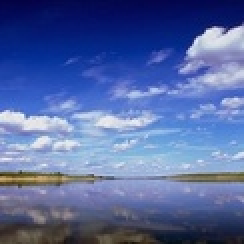
#> input picture Group02_Assignment1/Classification/neural_net/Group02/Classification/Image_Group02/test/coast/sun_abccpuctijrowssc.jpg, 122 x 122 px, shrunk from 256 x 256 before the run (shown 2 times larger); its folder holds 4 pictures in this run
$ jupyter execute --allow-errors Bag.ipynb
#> lines starting #> are read from the running program, lines starting #| are printed output that depends on the picture
[cell 1]
import numpy as np
import cv2
Thresh = 1000000
import random
import os
i1 = 1
sizeofBOVW = 32
Epochs = 100
def build_hist(data):
    arr = [0]*8
    for i in data:
        arr[i//32] += 1
    return arr

def Build_hist_for_patch(img_data,row,column):
    red = []
    green = []
    blue = []
    for i in range(row,row+32):
        for j in range(column,column+32):
            red.append(img_data[i][j][0])
            green.append(img_data[i][j][1])
            blue.append(img_data[i][j][2])
    hist = build_hist(red)+build_hist(green)+build_hist(blue)
    return np.array(hist)


def img_feature_extraction(img_data):
    img = []
    for row in range(0,len(img_data),32):
        for col in range(0,len(img_data[0]),32):
            img.append(Build_hist_for_patch(img_data,row,col))
    return img

def BOVW(data):
    BOVWDATA = [np.zeros(32) for i in range(len(data))]
    for i in range(len(data)):
        for j in range(len(data[i])):
            BOVWDATA[i][data[i][j]] += 1
        BOVWDATA[i] /= len(data[i])
    return BOVWDATA

def ExtractFeatureVector(img_data,clusterPoints):
    img_data = cv2.copyMakeBorder(img_data, 0,(32-len(img_data)%32)%32 , 0, (32-len(img_data[0])%32)%32, cv2.BORDER_REFLECT)
    img_data = img_feature_extraction(img_data)
    FeatureVector = np.zeros(32)
    for i in range(len(img_data)):
        FeatureVector[np.argmin([sum((img_data[i]-clusterPoints[k])**2) for k in range(len(clusterPoints))])] += 1
    FeatureVector /= len(img_data)
    return FeatureVector

def KmeansClustering(data,prevclasses,clusterPoints):
    classes = [[-1]*len(data[i]) for i in range(len(data))]
    updateCount = 0
    DistMeas = 0
    SumNewClusterPoints = [np.zeros(24) for i in range(32)]
    CountNewClusterPoints = [0]*32
    for i in range(len(data)):
        for j in range(len(data[i])):
            classes[i][j] = np.argmin([sum((data[i][j]-clusterPoints[k])**2) for k in range(len(clusterPoints))])
            if classes[i][j] != prevclasses[i][j]:
                updateCount += 1
            DistMeas += sum((data[i][j] - clusterPoints[classes[i][j]])**2)
            CountNewClusterPoints[classes[i][j]] += 1
            SumNewClusterPoints[classes[i][j]] += data[i][j]
    NewClusterPoints = [SumNewClusterPoints[i]/CountNewClusterPoints[i] if CountNewClusterPoints[i]!=0 else np.zeros(24) for i in range(32)]
    print(DistMeas)
    global Epochs
    Epochs -= 1
    if updateCount == 0 or Epochs == 0:
        return (NewClusterPoints,BOVW(classes))
    else:
        return KmeansClustering(data,classes,NewClusterPoints)

p_dir = "./Group02/Classification/Image_Group02/test"
coast = os.path.join(p_dir,"coast")
industrial_area = os.path.join(p_dir,"industrial_area")
pagoda = os.path.join(p_dir,"pagoda")
data = []
TrainClasses = []
for i in os.listdir(coast):
    img_data = cv2.imread(os.path.join(coast,i))
#> img_data is the input picture: shape (122, 122, 3); mean B, G, R 160.3, 104.2, 85.2
    img_data = cv2.copyMakeBorder(img_data, 0,(32-len(img_data)%32)%32 , 0, (32-len(img_data[0])%32)%32, cv2.BORDER_REFLECT)
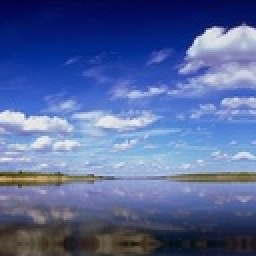
#> img_data: shape (128, 128, 3) (shown 2 times larger); mean B, G, R 155.5, 102.4, 84.5
    img_data = img_feature_extraction(img_data)
#> the loop in img_feature_extraction, `for row in range(0,len(img_data),32):` made 4 passes
#> row on passes 2 to 4: 32, 64, 96
#> after the loop in img_feature_extraction, `for row in range(0,len(img_data),32):`: img = 16 items
#> img_data = 16 items
    data.append(img_data)
    TrainClasses.append(0)
#> pass 2 of the loop `for i in os.listdir(coast):`:
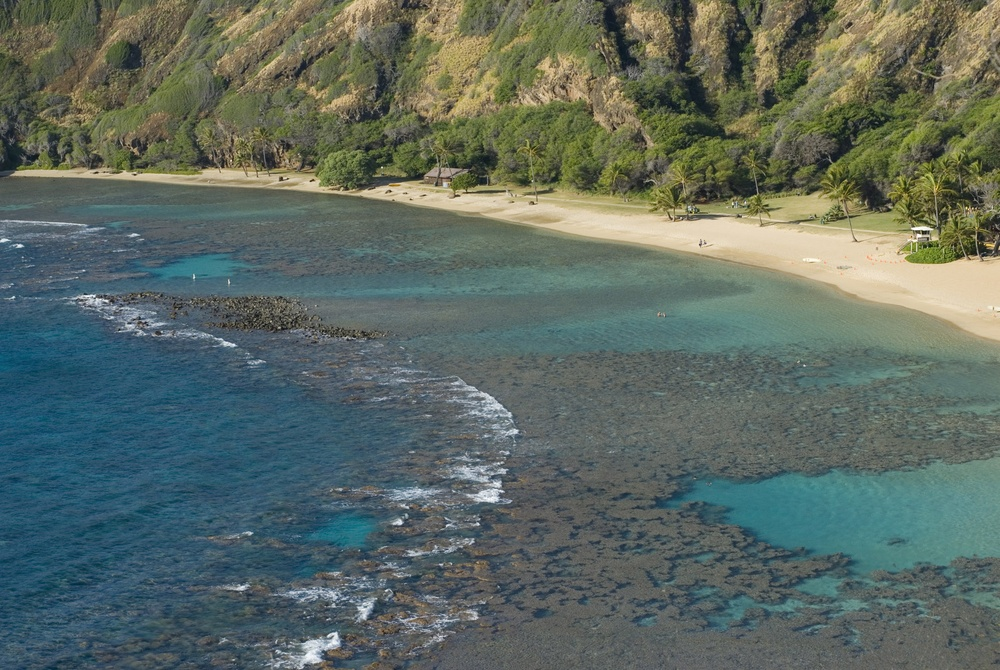
#> input picture Group02_Assignment1/Classification/neural_net/Group02/Classification/Image_Group02/test/coast/sun_ablnmlwoqfzmerdh.jpg, 1000 x 670 px, shrunk from 2100 x 1406 before the run
#> img_data is the input picture: shape (670, 1000, 3); mean B, G, R 98, 106.1, 93
#> `img_data = cv2.copyMakeBorder(img_data, 0,(32-len(img_data)%32)%32 , 0..`:
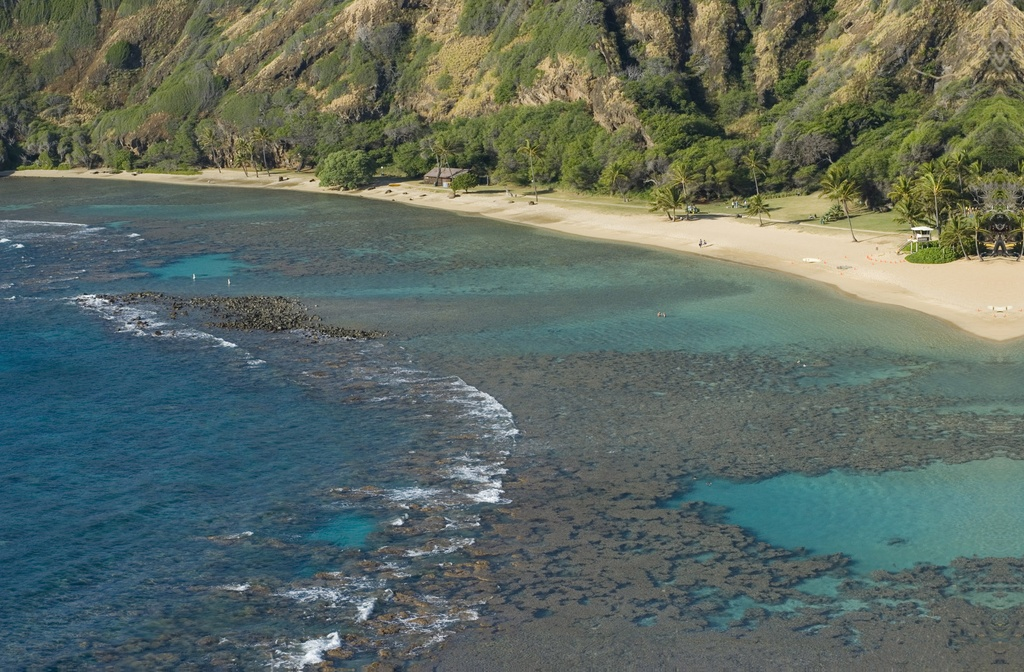
#> img_data: shape (672, 1024, 3); mean B, G, R 98.1, 106.5, 93.6
#> the loop in img_feature_extraction (call 2), `for row in range(0,len(img_data),32):` made 21 passes
#> row on passes 2 to 9: 32, 64, 96, 128, 160, 192, 224, 256
#> pass 3 of the loop `for i in os.listdir(coast):`:
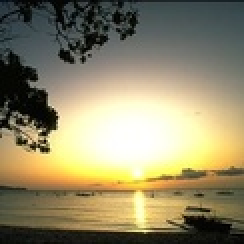
#> input picture Group02_Assignment1/Classification/neural_net/Group02/Classification/Image_Group02/test/coast/sun_abndvkmjzdqgcxrz.jpg, 122 x 122 px, shrunk from 256 x 256 before the run (shown 2 times larger)
#> img_data is the input picture: shape (122, 122, 3); mean B, G, R 104.7, 136.1, 144.6
#> `img_data = cv2.copyMakeBorder(img_data, 0,(32-len(img_data)%32)%32 , 0..`:
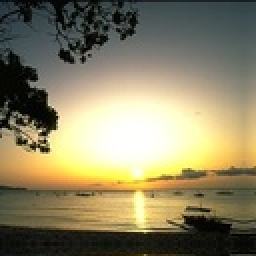
#> img_data: shape (128, 128, 3) (shown 2 times larger); mean B, G, R 99.8, 129.9, 138
#> the loop made 4 passes; the first 3 are shown
#> (the rest of this cell did not finish here and is left out)
